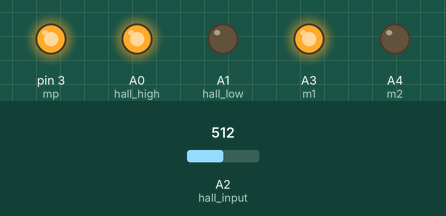
Recording of a sketch running on a simulated Arduino Uno, built with avr-gcc and run on an emulated ATmega328P. On the bench: output pins drawn as LEDs (lit = HIGH). Dashed ring = blinking. The test bench sets the inputs (shaded band); at power-on: A2 (hall_input) = 512. What the sketch prints to the serial monitor is not drawn.

Above: at 0.06 s.
At 2.89 s:
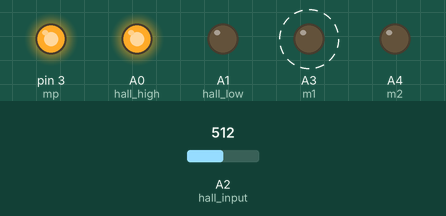
Timing chart, 0 to 3.2 s (numbered marks = the images above):
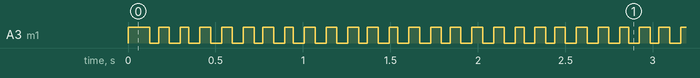

Measured:
- by itself, A3 (m1): alternates HIGH for 0.01 s and LOW for 0.01 s

The sketch:

hall.ino
```cpp
#define hall_high A0
#define hall_low  A1
#define hall_input A2
#define m1 A3
#define m2 A4
#define mp 3
#define DELAY 50
#define SAMPLE 100
float val=0;
int prev_time=0;
boolean flag;
void setup(){

  Serial.begin(57600);
  pinMode(hall_high,OUTPUT);
  pinMode(hall_low,OUTPUT);
  pinMode(m1,OUTPUT);
  pinMode(m2,OUTPUT);

  digitalWrite(hall_high,HIGH);
  digitalWrite(hall_low,LOW);
  digitalWrite(m1,HIGH);
  digitalWrite(m2,LOW);
  analogWrite(mp,255);
  prev_time=0;

}
void loop()
{


  val=0;
  for(int i=0;i<SAMPLE;i++)
  {
      val+=analogRead(hall_input);

  }
  val/=SAMPLE;

  Serial.print(val*5.0/1024.0);
    if(flag)
    {
      Serial.println("   < - HIGH  ");
    }
    else{

  Serial.println("   < - LOW  ");
    }

  if(millis()-prev_time > DELAY)
  {
    if(flag==1)
    {
       digitalWrite(m1,LOW);
       flag=0;
    }
    else
    {
       digitalWrite(m1,HIGH);
       flag=1;
    }

   prev_time=millis();

  }

}
```
